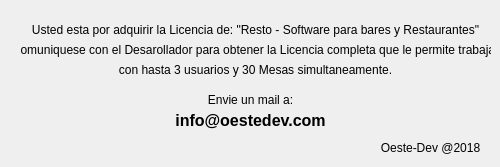
<?xml version="1.0" encoding="UTF-8"?>
<ui version="4.0">
 <class>Form</class>
 <widget class="QWidget" name="Form">
  <property name="geometry">
   <rect>
    <x>0</x>
    <y>0</y>
    <width>500</width>
    <height>167</height>
   </rect>
  </property>
  <property name="windowTitle">
   <string>Form</string>
  </property>
  <widget class="QLabel" name="label_10">
   <property name="geometry">
    <rect>
     <x>60</x>
     <y>90</y>
     <width>381</width>
     <height>20</height>
    </rect>
   </property>
   <property name="palette">
    <palette>
     <active>
      <colorrole role="Text">
       <brush brushstyle="SolidPattern">
        <color alpha="255">
         <red>255</red>
         <green>255</green>
         <blue>255</blue>
        </color>
       </brush>
      </colorrole>
     </active>
     <inactive>
      <colorrole role="Text">
       <brush brushstyle="SolidPattern">
        <color alpha="255">
         <red>255</red>
         <green>255</green>
         <blue>255</blue>
        </color>
       </brush>
      </colorrole>
     </inactive>
     <disabled>
      <colorrole role="Text">
       <brush brushstyle="SolidPattern">
        <color alpha="255">
         <red>42</red>
         <green>85</green>
         <blue>63</blue>
        </color>
       </brush>
      </colorrole>
     </disabled>
    </palette>
   </property>
   <property name="text">
    <string>Envie un mail a:</string>
   </property>
   <property name="alignment">
    <set>Qt::AlignCenter</set>
   </property>
  </widget>
  <widget class="QLabel" name="label_9">
   <property name="geometry">
    <rect>
     <x>20</x>
     <y>40</y>
     <width>471</width>
     <height>20</height>
    </rect>
   </property>
   <property name="text">
    <string>Comuniquese con el Desarollador para obtener la Licencia completa que le permite trabajar</string>
   </property>
   <property name="alignment">
    <set>Qt::AlignCenter</set>
   </property>
  </widget>
  <widget class="QLabel" name="label_11">
   <property name="geometry">
    <rect>
     <x>20</x>
     <y>60</y>
     <width>471</width>
     <height>20</height>
    </rect>
   </property>
   <property name="palette">
    <palette>
     <active>
      <colorrole role="Text">
       <brush brushstyle="SolidPattern">
        <color alpha="255">
         <red>255</red>
         <green>255</green>
         <blue>255</blue>
        </color>
       </brush>
      </colorrole>
     </active>
     <inactive>
      <colorrole role="Text">
       <brush brushstyle="SolidPattern">
        <color alpha="255">
         <red>255</red>
         <green>255</green>
         <blue>255</blue>
        </color>
       </brush>
      </colorrole>
     </inactive>
     <disabled>
      <colorrole role="Text">
       <brush brushstyle="SolidPattern">
        <color alpha="255">
         <red>42</red>
         <green>85</green>
         <blue>63</blue>
        </color>
       </brush>
      </colorrole>
     </disabled>
    </palette>
   </property>
   <property name="text">
    <string>con hasta 3 usuarios y 30 Mesas simultaneamente.</string>
   </property>
   <property name="alignment">
    <set>Qt::AlignCenter</set>
   </property>
  </widget>
  <widget class="QLabel" name="label_5">
   <property name="geometry">
    <rect>
     <x>-20</x>
     <y>20</y>
     <width>551</width>
     <height>20</height>
    </rect>
   </property>
   <property name="palette">
    <palette>
     <active>
      <colorrole role="Text">
       <brush brushstyle="SolidPattern">
        <color alpha="255">
         <red>255</red>
         <green>255</green>
         <blue>255</blue>
        </color>
       </brush>
      </colorrole>
     </active>
     <inactive>
      <colorrole role="Text">
       <brush brushstyle="SolidPattern">
        <color alpha="255">
         <red>255</red>
         <green>255</green>
         <blue>255</blue>
        </color>
       </brush>
      </colorrole>
     </inactive>
     <disabled>
      <colorrole role="Text">
       <brush brushstyle="SolidPattern">
        <color alpha="255">
         <red>42</red>
         <green>85</green>
         <blue>63</blue>
        </color>
       </brush>
      </colorrole>
     </disabled>
    </palette>
   </property>
   <property name="text">
    <string>Usted esta por adquirir la Licencia de: &quot;Resto - Software para bares y Restaurantes&quot;</string>
   </property>
   <property name="alignment">
    <set>Qt::AlignCenter</set>
   </property>
  </widget>
  <widget class="QLabel" name="label_6">
   <property name="geometry">
    <rect>
     <x>150</x>
     <y>110</y>
     <width>201</width>
     <height>21</height>
    </rect>
   </property>
   <property name="palette">
    <palette>
     <active>
      <colorrole role="Text">
       <brush brushstyle="SolidPattern">
        <color alpha="255">
         <red>255</red>
         <green>255</green>
         <blue>255</blue>
        </color>
       </brush>
      </colorrole>
     </active>
     <inactive>
      <colorrole role="Text">
       <brush brushstyle="SolidPattern">
        <color alpha="255">
         <red>255</red>
         <green>255</green>
         <blue>255</blue>
        </color>
       </brush>
      </colorrole>
     </inactive>
     <disabled>
      <colorrole role="Text">
       <brush brushstyle="SolidPattern">
        <color alpha="255">
         <red>42</red>
         <green>85</green>
         <blue>63</blue>
        </color>
       </brush>
      </colorrole>
     </disabled>
    </palette>
   </property>
   <property name="font">
    <font>
     <pointsize>12</pointsize>
     <weight>75</weight>
     <bold>true</bold>
    </font>
   </property>
   <property name="text">
    <string>info@oestedev.com</string>
   </property>
   <property name="alignment">
    <set>Qt::AlignCenter</set>
   </property>
  </widget>
  <widget class="QLabel" name="label_4">
   <property name="geometry">
    <rect>
     <x>380</x>
     <y>140</y>
     <width>101</width>
     <height>16</height>
    </rect>
   </property>
   <property name="palette">
    <palette>
     <active>
      <colorrole role="Text">
       <brush brushstyle="SolidPattern">
        <color alpha="255">
         <red>255</red>
         <green>255</green>
         <blue>255</blue>
        </color>
       </brush>
      </colorrole>
     </active>
     <inactive>
      <colorrole role="Text">
       <brush brushstyle="SolidPattern">
        <color alpha="255">
         <red>255</red>
         <green>255</green>
         <blue>255</blue>
        </color>
       </brush>
      </colorrole>
     </inactive>
     <disabled>
      <colorrole role="Text">
       <brush brushstyle="SolidPattern">
        <color alpha="255">
         <red>42</red>
         <green>85</green>
         <blue>63</blue>
        </color>
       </brush>
      </colorrole>
     </disabled>
    </palette>
   </property>
   <property name="font">
    <font>
     <weight>50</weight>
     <bold>false</bold>
    </font>
   </property>
   <property name="text">
    <string>Oeste-Dev @2018</string>
   </property>
   <property name="alignment">
    <set>Qt::AlignCenter</set>
   </property>
  </widget>
 </widget>
 <resources/>
 <connections/>
</ui>
